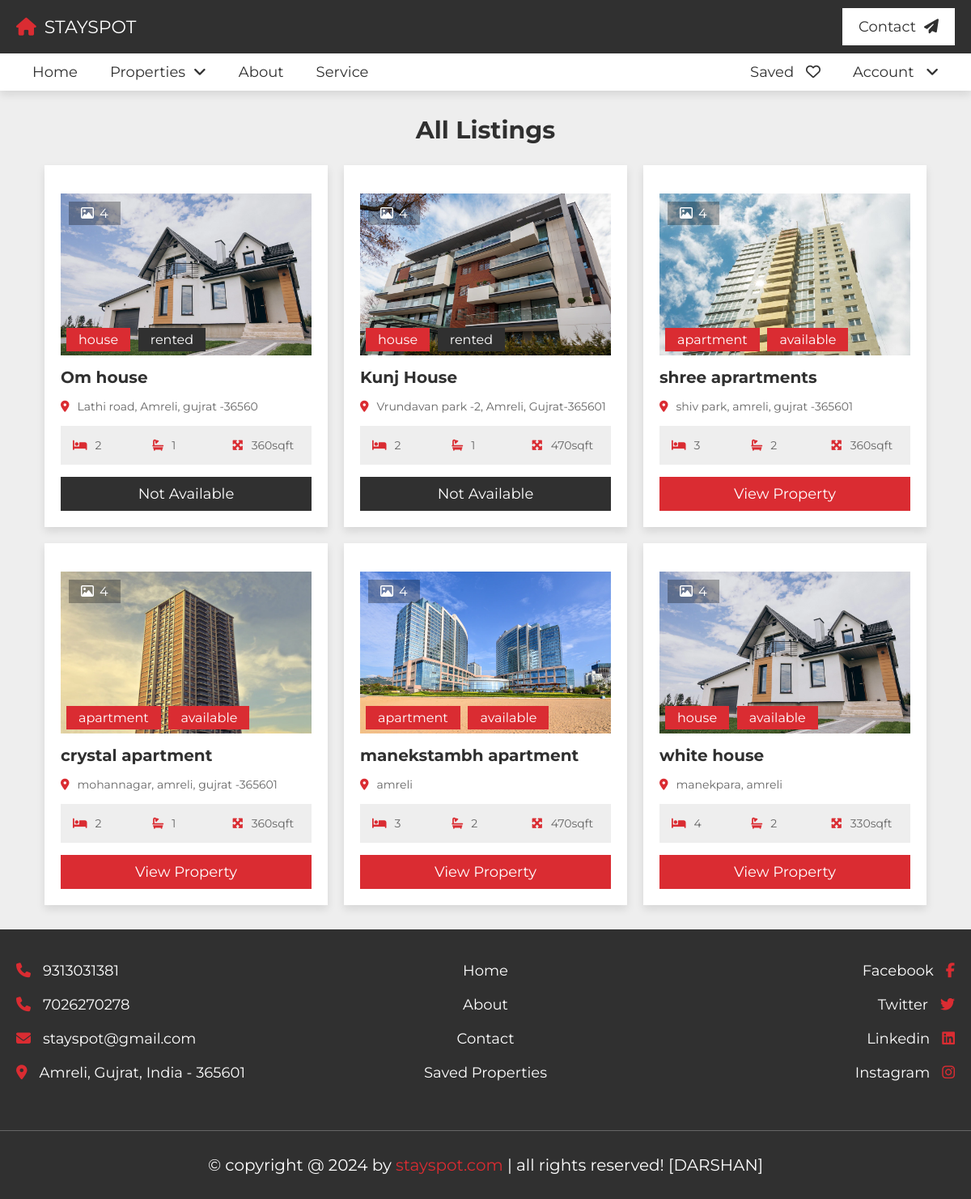
Page /View/design/listings.php (signed in) on the committed database.
### tables this page shows
CREATE TABLE `property` (
  `property_id` int(30) NOT NULL,
  `name` varchar(255) NOT NULL,
  `address` varchar(255) NOT NULL,
  `type` enum('house','apartment') NOT NULL,
  `price` int(11) NOT NULL,
  `status` enum('available','rented') NOT NULL,
  `bedroom` int(11) NOT NULL,
  `bathroom` int(11) NOT NULL,
  `balcony` int(11) NOT NULL,
  `area` float NOT NULL,
  `description` text NOT NULL,
  `img1` varchar(255) NOT NULL,
  `img2` varchar(255) NOT NULL,
  `img3` varchar(255) NOT NULL,
  `img4` varchar(255) NOT NULL
);

### View/design/listings.php (the view)
<?php include "header.php"; ?>
<section class="listings">
   <h1 class="heading">all listings</h1>
   <div class="box-container">
      <?php
      $result = mysqli_query($con,"select * from property");
      while($row = mysqli_fetch_assoc($result)) { ?>
      <div class="box">
         <div class="thumb">
            <p class="total-images"><i class="far fa-image"></i><span>4</span></p>
            <p class="type">
               <span><?php echo $row['type']; ?></span>
               <?php if($row['status'] == 'rented') { ?>
                        <span style="background-color: #303030;"><?php echo $row['status']; ?></span>
               <?php } else { ?>
                  <span><?php echo $row['status']; ?></span>
               <?php } ?>
            </p>
            <img src=" ../admin/uploads/<?php echo $row['img1']; ?>">
         </div>
         <h3 class="name"><?php echo $row['name']; ?></h3>
         <p class="location"><i class="fas fa-map-marker-alt"></i><span><?php echo $row['address']; ?></span></p>
         <div class="flex">
            <p><i class="fas fa-bed"></i><span><?php echo $row['bedroom']; ?></span></p>
            <p><i class="fas fa-bath"></i><span><?php echo $row['bathroom']; ?></span></p>
            <p><i class="fas fa-maximize"></i><span><?php echo $row['area']; ?>sqft</span></p>
         </div>
         <?php if($row['status'] == 'rented') { ?>
                        <a href="view_property.php?id=<?php echo $row['property_id']; ?>" class="btn" style="background-color: #303030;">Not Available</a>
                    <?php } else { ?>
                        <a href="view_property.php?id=<?php echo $row['property_id']; ?>" class="btn">View Property</a>
                    <?php } ?>
      </div>
      <?php } ?>
   </div>
</section>
<?php include "footer.php"; ?>

### View/design/header.php (shortened to what this page needs)
<!DOCTYPE html>
<html lang="en">
<head>
   <link rel="stylesheet" href="https://cdnjs.cloudflare.com/ajax/libs/font-awesome/6.2.0/css/all.min.css">
   <link rel="stylesheet" href="https://cdnjs.cloudflare.com/ajax/libs/font-awesome/6.6.0/css/all.min.css" />
   <link rel="stylesheet" href="css/style.css">
</head>
<body>
<header class="header">
   <nav class="navbar nav-1">
      <section class="flex">
         <a href="home.php" class="logo"><i class="fas fa-house"></i>STAYSPOT</a>
         <?php
         if(isset($_SESSION['user_name'])){
         ?>
         <ul>
            <li><a href="contact.php">Contact<i class="fas fa-paper-plane"></i></a></li>
         </ul>
         <?php
         }
         else{
         ?>
         <ul>
            <li><a href="login.php">Contact<i class="fas fa-paper-plane"></i></a></li>
         </ul>
         <?php
         }
         ?>
      </section>
   </nav>
   <nav class="navbar nav-2">
      <section class="flex">
         <div class="menu">
            <ul>
               <li><a href="home.php">Home</a></li>
               <li><a href="listings.php">Properties<i class="fas fa-angle-down"></i></a>
               </li>
               <li><a href="about.php">About</a></li>
               <li><a href="home.php#sevices">Service</a>
               </li>
            </ul>
         </div>
         <ul>
            <?php
            if(isset($_SESSION['user_name'])){
            ?>
            <li><a href="saved.php">saved <i class="far fa-heart"></i></a></li>
            <li><a href="#">account <i class="fas fa-angle-down"></i></a>
            </li>
            <?php
            }
            ?>
         </ul>
      </section>
   </nav>
</header>

### View/design/footer.php (shortened to what this page needs)
<footer class="footer">
   <section class="flex">
      <div class="box">
         <a href="tel:9313031381"><i class="fas fa-phone"></i><span>9313031381</span></a>
         <a href="tel:7026270278"><i class="fas fa-phone"></i><span>7026270278</span></a>
         <a href="mailto:stayspot@gmail.com"><i class="fas fa-envelope"></i><span>stayspot@gmail.com</span></a>
         <a href="#"><i class="fas fa-map-marker-alt"></i><span>Amreli, Gujrat, India - 365601</span></a>
      </div>
      <div class="box">
         <a href="home.php"><span>Home</span></a>
         <a href="about.php"><span>About</span></a>
         <a href="contact.php"><span>Contact</span></a>
         <a href="saved.php"><span>Saved Properties</span></a>
      </div>
      <div class="box">
         <a href="#"><span>Facebook</span><i class="fab fa-facebook-f"></i></a>
         <a href="#"><span>Twitter</span><i class="fab fa-twitter"></i></a>
         <a href="#"><span>Linkedin</span><i class="fab fa-linkedin"></i></a>
         <a href="#"><span>Instagram</span><i class="fab fa-instagram"></i></a>
      </div>
   </section>
   <div class="credit">&copy; copyright @ 2024 by <span>stayspot.com</span> | all rights reserved!  [DARSHAN]</div>
</footer>
</body>
</html>

### rows in the picture
property: type "house", status "rented", img1 (picture), name "Om house", address "Lathi road, Amreli, gujrat -36560", bedroom "2", bathroom "1", area "360"
property: type "house", status "rented", img1 (picture), name "Kunj House", address "Vrundavan park -2, Amreli, Gujrat-365601", bedroom "2", bathroom "1", area "470"
property: type "apartment", status "available", img1 (picture), name "shree aprartments", address "shiv park, amreli, gujrat -365601", bedroom "3", bathroom "2", area "360"
property: type "apartment", status "available", img1 (picture), name "crystal apartment", address "mohannagar, amreli, gujrat -365601", bedroom "2", bathroom "1", area "360"
property: type "apartment", status "available", img1 (picture), name "manekstambh apartment", address "amreli", bedroom "3", bathroom "2", area "470"
property: type "house", status "available", img1 (picture), name "white house", address "manekpara, amreli", bedroom "4", bathroom "2", area "330"
